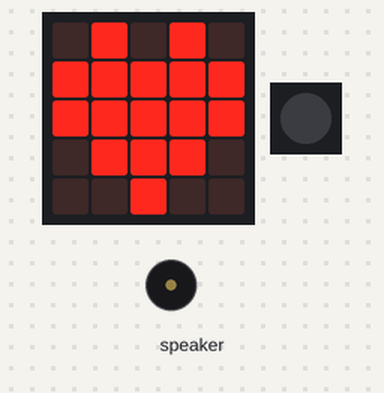
A program run on a simulated Calliope mini (MakeCode). Parts: the board's 5×5 LED display, 1 RGB LEDs in strip order, left to right, buzzer (waves = sounding).

Above: at 0.1 s.
At 2.2 s:
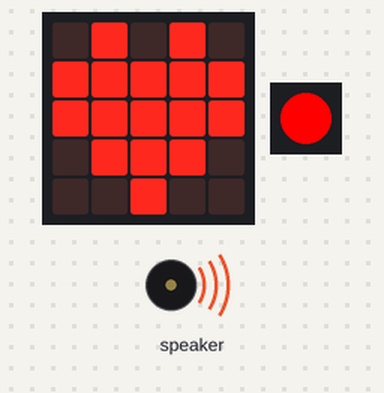
At 4.7 s:
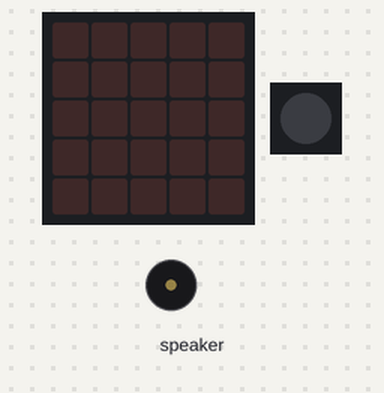
At 9.7 s:
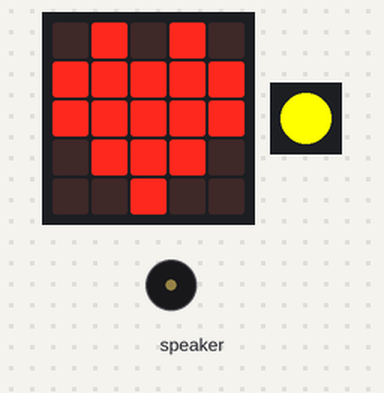
Timing chart, 0 to 40.0 s (numbered marks = the images above):
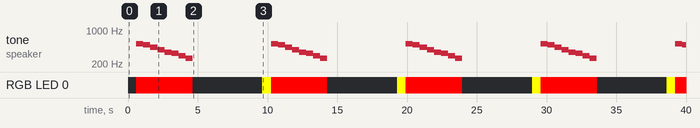

Measured:
- by itself, RGB LED 0: repeats every 9.7 s: off 5.0 s, RGB(255, 255, 0) 0.62 s, RGB(255, 0, 0) 4.0 s
- by itself, tone on speaker: repeats every 9.7 s: 494 Hz 0.51 s, 440 Hz 0.51 s, 392 Hz 0.51 s, 349 Hz 0.51 s, 330 Hz 0.51 s, 294 Hz 0.51 s, 262 Hz 0.50 s, silent 5.6 s, 523 Hz 0.51 s
- what the display in image 1 shows lasts 4.0 s, from 0.6 s to 4.6 s
- what the display in image 2 shows lasts 5.0 s, from 4.6 s to 9.6 s

The program:

main.ts
```typescript
basic.forever(function () {
    basic.showIcon(IconNames.Heart)
    basic.setLedColor(0xff0000)
    music.playMelody("C5 B A G F E D C ", 120)
    basic.clearScreen()
    basic.turnRgbLedOff()
    basic.pause(5000)
    basic.setLedColor(0xffff00)
})
```

test.ts
```typescript
// Hier kann man Tests durchführen; diese Datei wird nicht kompiliert, wenn dieses Paket als Erweiterung verwendet wird.
```
